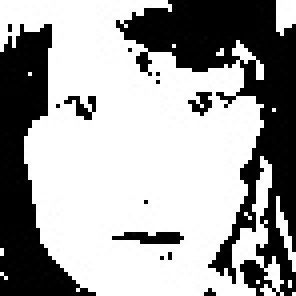
//> input picture C/OpenCV/2.jpg, 74 x 74 px, given in place of the camera (shown 4 times larger)
$ ./stereocamera_comp   (built with g++ and OpenCV 4)
//> lines starting //> are read from the running program, lines starting //| are printed output that depends on the picture; after the words box and inside, x2 and y2 are one past the last pixel; in counts of white or black regions, pixels touching at a corner belong together
### stereocamera/3colorDetect/Labeling.h
// [27 lines of licence text are left out]

#ifndef	__LABELING_H__
#define	__LABELING_H__

#include	<iostream>

#include	<algorithm>
#include	<list>
#include	<queue>

#define	CLEAR_DST_BUFFER		1
#define	CLEAR_ALL_DST_BUFFER	0
#define	CALC_CENTER_OF_GRAVITY	1

template<class SrcT, class DstT>
class Labeling {
public:

	// raster segment /////////////////////////////////////////////////////////

	class RasterSegment {
	private:
		int	left_x;
		int	right_x;
		int	y;
		SrcT	source_value;
	public:
		// [6 lines left out: function RasterSegment, not called in this run]

		~RasterSegment()
		{
		}

		// get

		// [49 lines left out: functions GetLeftX, GetRightX, GetY, GetSourceValue, LeftX, RightX and 2 more, not called in this run]

		friend	std::ostream&
		operator<<( std::ostream& s, RasterSegment& rs )
		{
			s << rs.LeftX() << " "
			  << rs.RightX() << " "
			  << rs.Y() << " "
			  << rs.SourceValue() << std::endl;

			return s;
		}
	};

	typedef	std::list<RasterSegment *>		RSPList;
	typedef	typename std::list<RasterSegment *>::iterator	RSPIterator;

	typedef	std::queue<RasterSegment *>	RSPQueue;

	// information about region ///////////////////////////////////////////////

	class	RegionInfo {

	private:
		int		num_of_pixels;
		float	center_x, center_y;
		int		size_x, size_y;
		int		min_x, min_y;
		int		max_x, max_y;
		SrcT	source_value;
		DstT	result;
		RSPList	raster_segment_list;
#if CALC_CENTER_OF_GRAVITY
		float	gravity_x, gravity_y;
#endif
	public:
		// constructor and destructor

		// [4 lines left out: function RegionInfo, not called in this run]

		~RegionInfo()
		{
			RSPIterator	rspi;
			for ( rspi = raster_segment_list.begin();
				  rspi != raster_segment_list.end(); rspi++ ) {
				RasterSegment	*rs = *rspi;
				delete rs;
			}
			raster_segment_list.erase( raster_segment_list.begin(),
									   raster_segment_list.end());
		}

		// a default copy constucter and an assignment operator
		// are suitable for this class.

		// declaration of functions

		// inline functions

		// set

		// [146 lines left out: functions SetNumOfPixels, SetCenter, SetSize, SetMin, SetMax, SetMinMax and 15 more, not called in this run]

		// operators

		friend	bool
		operator<( const RegionInfo& l, const RegionInfo& r )
		{
			bool	b = ( l.GetNumOfPixels() < r.GetNumOfPixels());
			return b;
		}

		friend	std::ostream&
		operator<<( std::ostream& s, RegionInfo& ri )
		{
			int	x, y;
			float	cx, cy;

			s << "num_of_pixels: " << ri.GetNumOfPixels() << std::endl;

			ri.GetCenter( cx, cy );
			s << "center: "        << cx << "," << cy << std::endl;

			ri.GetSize( x, y );
			s << "size:   "        << x << "," << y << std::endl;

			ri.GetMin( x, y );
			s << "min:    "        << x << "," << y << std::endl;

			ri.GetMax( x, y );
			s << "max:    "        << x << "," << y << std::endl;

#if CALC_CENTER_OF_GRAVITY
			ri.GetCenterOfGravity( cx, cy );
			s << "center_of_graivty: " << cx << "," << cy << std::endl;
#endif

			s << "source_value: "
			  << static_cast<int>( ri.GetSourceValue()) << std::endl
			  << "result: "
			  << static_cast<int>( ri.GetResult())      << std::endl;

			return s;
		}
	};

	typedef	std::list<RegionInfo *>		RIPList;
	typedef	typename std::list<RegionInfo *>::iterator	RIPIterator;

	typedef	std::vector<RegionInfo *>	RIPVector;

private:
	static	const	int	DEFAULT_REGION_SIZE_MIN = 10;

	SrcT	*src_frame;
	DstT	*dst_frame;
	int	width;
	int	height;
	int	total_num;

	RSPList	*raster_segment_list;
	int	num_of_raster_segments;

	RSPQueue	seed_queue;

	RIPList		region_info_list;
	int	num_of_regions;

	RIPVector	result_region_info;
	int	num_of_result_regions;

	// private functions

	// [168 lines left out: functions RegisterSegment, SearchNeighboringSegment, ConnectRasterSegment, RevCompRegionInfoPointer, FillFrame, not called in this run]

public:

	// [5 lines left out: function GetNumOfRegions, not called in this run]

	inline	int
	GetNumOfResultRegions( void )	const
	{
		return num_of_result_regions;
	}

	// [5 lines left out: function GetResultRegionInfo, not called in this run]

	Labeling()
	{
		raster_segment_list = 0;
		region_info_list.clear();
		result_region_info.clear();
	}

	virtual ~Labeling()
	{
		for ( RIPIterator ripi = region_info_list.begin();
			  ripi != region_info_list.end(); ripi++ ) {
			RegionInfo	*ri = *ripi;
			delete ri;
		}
		region_info_list.erase( region_info_list.begin(),
								region_info_list.end());
		result_region_info.clear();
	}

#define	CHECK_FOR_PHASE1	0
#define	CHECK_FOR_PHASE2	0

	int
	Exec( SrcT *target, DstT *result,
		  int target_width, int target_height,
		  const bool is_sort_region,
		  const int region_size_min )
	{
		src_frame = target;
		dst_frame = result;

		width     = target_width;
		height    = target_height;
		total_num = width * height;

		// phase pre1

		for ( RIPIterator ripi = region_info_list.begin();
			  ripi != region_info_list.end(); ripi++ ) {
			RegionInfo	*ri = *ripi;
			delete ri;
		}
		region_info_list.erase( region_info_list.begin(),
								region_info_list.end());
		result_region_info.clear();

		raster_segment_list = new RSPList[ height ];
		num_of_raster_segments = 0;

		// phase 1

		SrcT	*p = src_frame;

#if ( CLEAR_DST_BUFFER || CLEAR_ALL_DST_BUFFER )
		DstT	*q = dst_frame;
#endif
		if ( src_frame != reinterpret_cast<SrcT *>( dst_frame )) {
#if CLEAR_ALL_DST_BUFFER
			for ( int i = 0; i < width * height; i++ ) {
				*q++ = 0;
			}
#endif
			for ( int y = 0; y < height; y++ ) {
				int	lx = 0;
				int	current_src_value = 0;
				for ( int x = 0; x < width; x++ ) {
					if ( *p != current_src_value ) {
						if ( current_src_value != 0 ) {	// raster segment
							RegisterSegment( lx, x - 1, y, current_src_value );
						}
						current_src_value = *p;
						lx = x;
					}
#if ( CLEAR_DST_BUFFER && !CLEAR_ALL_DST_BUFFER )
					if ( *p == 0 ) {	// if src = 0
						*q = 0;			// clear destination buffer
					}
					q++;
#endif
					p++;
				}
				if ( current_src_value != 0 ) {
					RegisterSegment( lx, width - 1, y, current_src_value );
				}
			}
		} else {	// no need to clear dst_frame if src_frame = dst_frame
			for ( int y = 0; y < height; y++ ) {
				int	lx = 0;
				int	current_src_value = 0;
				for ( int x = 0; x < width; x++ ) {
					if ( *p != current_src_value ) {
						if ( current_src_value != 0 ) {	// raster segment
							RegisterSegment( lx, x - 1, y, current_src_value );
						}
						current_src_value = *p;
						lx = x;
					}
					p++;
				}
				if ( current_src_value != 0 ) {
					RegisterSegment( lx, width - 1, y, current_src_value );
				}
			}
		}

#if	CHECK_FOR_PHASE1
		for ( int y = 0; y < height; y++ ) {
			cout << y << ":" << raster_segment_list[ y ].size() << endl;
			RSPList	*rspl_p = &raster_segment_list[ y ];
			RSPIterator	i;
			for ( i = rspl_p->begin(); i != rspl_p->end(); i++ ) {
				RasterSegment	*rs = *i;
				cout << *rs;
			}
		}
		cout << "num_of_raster_segments: " << num_of_raster_segments << endl;
#endif

		// phase pre2

		region_info_list.clear();
		num_of_regions = 0;

		// phase 2: connect

		for ( int y = 0; y < height; y++ ) {
			RSPList	*rspl_p = &raster_segment_list[ y ];
			while ( rspl_p->size() > 0 ) {
				RSPIterator	rspi = rspl_p->begin();
				RasterSegment	*rs = *rspi;	// get 1 raster segment
				rspl_p->erase( rspi );			// remove from list

				RegionInfo	*rip = ConnectRasterSegment( rs,
														 num_of_regions + 1 );
				region_info_list.push_back( rip );
				num_of_regions++;
			}
		}

#if	CHECK_FOR_PHASE2
		for ( int y = 0; y < height; y++ ) {
			if ( !raster_segment_list[ y ].empty()) {
				cout << "mmmm" << y << endl;
			}
		}

		int	n_p = 0;
		for ( RIPIterator ripi = region_info_list.begin();
			  ripi != region_info_list.end(); ripi++ ) {
			RegionInfo	*ri = *ripi;
			n_p += ri->GetNumOfPixels();
			while ( ri->GetNumOfRasterSegments() > 0 ) {
				RasterSegment	*rs;
				ri->Pop( rs );
				cout << *rs;
			}
		}
		cout << "num_of_pixels: " << n_p << endl;
		cout << "num_of_regions: " << num_of_regions << endl;
#endif

		// phase 3
		// reorder by size

		result_region_info.resize( num_of_regions );
		int	n = 0;
		for ( RIPIterator ripi = region_info_list.begin();
			  ripi != region_info_list.end(); ripi++ ) {
			result_region_info[ n ] = *ripi;
			n++;
		}

		if ( is_sort_region ) {
			// sort result_region_info by size

			sort( result_region_info.begin(), result_region_info.end(),
				  RevCompRegionInfoPointer );
		}

		// renumber IDs of RegionInfo

		if ( is_sort_region && region_size_min > 0 ) {
			int	n = 0;
			while ( n < num_of_regions
					&& result_region_info[ n ]->GetNumOfPixels()
					>= region_size_min ) {
				result_region_info[ n ]->SetResult( n + 1 );
				n++;
			}
			num_of_result_regions = n;
			for ( int i = n; i < num_of_regions; i++ ) {
				result_region_info[ i ]->SetResult( 0 );
			}
		} else {
			for ( int i = 0; i < num_of_regions; i++ ) {
				result_region_info[ i ]->SetResult( i + 1 );
			}
			num_of_result_regions = num_of_regions;
		}

		// phase 4
		// put label number for pixels

		for ( int i = 0; i < num_of_regions; i++ ) {
			RegionInfo	*ri = result_region_info[ i ];
			FillFrame( ri, ri->GetResult());
		}

		// clear

		delete [] raster_segment_list;

		return 0;
	}
};

typedef Labeling<unsigned char,short> LabelingBS;
typedef Labeling<short,short> LabelingSS;
typedef Labeling<unsigned char,short>::RegionInfo RegionInfoBS;
typedef Labeling<short,short>::RegionInfo RegionInfoSS;

#endif	// __LABELING_H__

### stereocamera/multiprocessing/stereocamera.hpp

#ifndef __STEREOCAMERA_HPP__
#define __STEREOCAMERA_HPP__

#include <iostream>

#include "opencv2/opencv.hpp"
#include "opencv2/highgui/highgui.hpp"
#include "opencv2/objdetect/objdetect.hpp"
#include "opencv2/imgproc/imgproc.hpp"

// [5 lines of commented-out code are left out]

#include "./../test/Labeling.h"

#define SOURCE_IMAGE 1
#define BINARY_IMAGE 2
#define RESULT_IMAGE 3

using namespace std;

struct HSV_threshold{
    int H_max;
    int H_min;
    int S_max;
    int S_min;
    int V_max;
    int V_min;
};

// image process class
class ImageProcessing{
private:
    int kernel_size;
    cv::Mat org;
    cv::Mat binary_img;
    cv::Mat result;
    cv::Mat element;

    cv::Point center;

    LabelingBS label;

public:

    int H_max, H_min, S_max, S_min, V_max, V_min;
    ImageProcessing(const int _ksize, const bool _trackBar, const HSV_threshold _thr)
    : kernel_size(_ksize), H_max(_thr.H_max), H_min(_thr.H_min), S_max(_thr.S_max),
    S_min(_thr.S_min), V_max(_thr.V_max), V_min(_thr.V_min){

        if(_trackBar == true){
            cv::namedWindow("Threshold", 1);

            cv::createTrackbar("H_max", "Threshold", &H_max, 180);
            cv::createTrackbar("H_min", "Threshold", &H_min, 180);
            cv::createTrackbar("S_max", "Threshold", &S_max, 255);
            cv::createTrackbar("S_min", "Threshold", &S_min, 255);
            cv::createTrackbar("V_max", "Threshold", &V_max, 255);
            cv::createTrackbar("V_min", "Threshold", &V_min, 255);
        }
    }


    ~ImageProcessing(){
    }

    // いい感じの書き方が分からん
    // OpenCVのcodeを参考にして
    void mainProcess(const cv::Mat& _org_img){
        org = _org_img;

        colorExtruction(org, binary_img);
        cv::medianBlur(binary_img, result, kernel_size);
        // labeling
        // 今までのやつとOpenCV3ので比較する
        // 一応比較してる文献あるか調べる
        cv::Point point1, point2;
        labeling(binary_img, 1000, 20, center, point1, point2);

    }

    virtual void colorExtruction(cv::Mat& src, cv::Mat& dist){
        cv::cvtColor(src, dist, CV_BGR2HSV);

        cv::inRange(dist,
            cv::Scalar(H_min, S_min, V_min, 0),
            cv::Scalar(H_max, S_max, V_max, 0),
            dist);

    }

    void labeling(cv::Mat binImg, int thSize1, int thSize2,
        cv::Point &center, cv::Point &point1, cv::Point &point2){
        cv::Mat labelImage(binImg.size(),CV_16SC1);

        label.Exec(binImg.data, (short*)labelImage.data, binImg.cols, binImg.rows, false, thSize1);

        center.x = -1;
        center.y = -1;

        for (int i = 0; i < label.GetNumOfResultRegions(); ++i)
        {
            RegionInfoBS *regioninfo = label.GetResultRegionInfo(i);
            int x1, x2, y1, y2, w, h;
            regioninfo -> GetMin(x1, y1);
            regioninfo -> GetMax(x2, y2);
            w = x2 - x1;
            h = y2 - y1;
            float x, y;
            regioninfo -> GetCenter(x, y);
            int center_x = (int)x;
            int center_y = (int)y;

            if((w > thSize2) && (h > thSize2)){
                point1.x = x1;
                point1.y = y1;
                point2.x = x2;
                point2.y = y2;
                center.x = center_x;
                center.y = center_y;
                return;
            }
        }
    }

    // 返すのはポインタ？コピー？？
    // [11 lines left out: function getImg, not called in this run]
    cv::Point getCenter(){
        return center;
    }
    void setKsize(const int _ksize){
        kernel_size = _ksize;
    }
    int getKsize(){
        return kernel_size;
    }

};

// distance estimation for stereo image
class EstimatDist{
    private:
        cv::Point center_r, center_l, parallax;
        double dist_camera, dpi, dist, fl; // focal length

    public:

        EstimatDist(double _dist_camera, double _dpi, double _fl)
        : dist_camera(_dist_camera), dpi(_dpi), fl(_fl){
        }
        ~EstimatDist(){
        }

        double calcDist(cv::Point const &_center_r, cv::Point const &_center_l){
            parallax = _center_l - _center_r;

            dist = dist_camera * fl / (dpi * parallax.x);

            return dist;
        }

        cv::Point getParallax(){
            return parallax;
        }

        // まだ隠せると思う
        void setDPI(double _dpi){
            dpi = _dpi;
        }

};

#endif // __STEREOCAMERA_HPP__

### stereocamera/multiprocessing/stereocamera_comp.cpp
// opencv2 for multithread
//

#include <time.h>
#include <iostream>
#include <stdio.h>

#include "opencv2/opencv.hpp"
#include "opencv2/highgui/highgui.hpp"
#include "opencv2/objdetect/objdetect.hpp"
#include "opencv2/imgproc/imgproc.hpp"

#include "stereocamera.hpp"

#define RIGHT 1
#define LEFT  2

#define CAP_WIDTH  1280
#define CAP_HEIGHT  960

int init_stereocam(cv::VideoCapture right, cv::VideoCapture left);

class RedProcess : public ImageProcessing{
private:
    cv::Mat red_mask;

public:
    RedProcess(const int _ksize, const bool _trackBar, const HSV_threshold _thr)
    : ImageProcessing(_ksize ,_trackBar, _thr)
    {
    }
    void colorExtruction(cv::Mat& src, cv::Mat& dist){
        cv::cvtColor(src, red_mask, CV_BGR2HSV);

        cv::inRange(red_mask,
            cv::Scalar(H_min, S_min, V_min, 0),
            cv::Scalar(H_max, S_max, V_max, 0),
            dist);

        // for red
        cv::inRange(red_mask,
            cv::Scalar(174, S_min, V_min, 0),
            cv::Scalar(180, S_max, V_max, 0),
            red_mask);

        dist = dist + red_mask;

    }
};


int main(int argc, char **argv){

    const std::string RIGHT_WIN = "RightCapture";
    const std::string LEFT_WIN  = "LeftCapture";
    const int median_size = 7;

    long totaltime_ms = 0;
    const int samplingNum = 402;
    int count = 0;
    double totaltime = 0;
    double msec;
    long totaltime_ns = 0;

    double dpi = 3.6 / 640.0;

    HSV_threshold blue_hsv_thr, red_hsv_thr, yellow_hsv_thr;

    blue_hsv_thr.H_max = 143;
    blue_hsv_thr.H_min = 105;
    blue_hsv_thr.S_max = 255;
    blue_hsv_thr.S_min = 86;
    blue_hsv_thr.V_max = 220;
    blue_hsv_thr.V_min = 61;

    red_hsv_thr.H_max = 15;
    red_hsv_thr.H_min = 0;
    red_hsv_thr.S_max = 255;
    red_hsv_thr.S_min = 86;
    red_hsv_thr.V_max = 255;
    red_hsv_thr.V_min = 61;

    yellow_hsv_thr.H_max = 34;
    yellow_hsv_thr.H_min = 17;
    yellow_hsv_thr.S_max = 255;
    yellow_hsv_thr.S_min = 98;
    yellow_hsv_thr.V_max = 255;
    yellow_hsv_thr.V_min = 107;

    ImageProcessing blue_left(median_size, true, blue_hsv_thr);
    ImageProcessing blue_right(median_size, false, blue_hsv_thr);
    ImageProcessing yellow_left(median_size, false, yellow_hsv_thr);
    ImageProcessing yellow_right(median_size, false, yellow_hsv_thr);
    RedProcess red_left(median_size, false, red_hsv_thr);
    RedProcess red_right(median_size, false, red_hsv_thr);

    cout << "Opening camera..." << endl;
    cv::VideoCapture right_cap(RIGHT); // open the first camera
    cv::VideoCapture left_cap(LEFT); // open the first camera

    init_stereocam(right_cap, left_cap);

    size_t nFrames = 0;
    bool enableProcessing = false;
    int64 processingTime = 0;

    cv::Mat right_frame;
    cv::Mat left_frame;
    cv::Mat left_resize, right_resize;

    cv::Point red_center_r, red_center_l, blue_center_r, blue_center_l;
    cv::Point yellow_center_r, yellow_center_l;

    EstimatDist estimatdist(126.0, dpi, 4.0);

    int64 t0 = cv::getTickCount();
    int64 tp0 = cv::getTickCount();

    for(;;){
        struct timespec start_val;
        clock_gettime(CLOCK_MONOTONIC,&start_val);

        right_cap >> right_frame;
//> right_frame is the input picture: 74 rows x 74 cols, CV_8UC3; min 0, max 255, mean 163.1
        left_cap >> left_frame;

        cv::resize(right_frame, right_resize, cv::Size(), 0.5, 0.5);
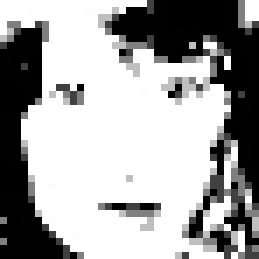
//> right_resize: 37 rows x 37 cols, CV_8UC3 (shown 7 times larger); min 0, max 255, mean 163.2
        cv::resize(left_frame, left_resize, cv::Size(), 0.5, 0.5);

        blue_right.mainProcess(right_resize);
//> in labeling, `center.x = -1;`: center = Point(-1, 0)
//> in labeling, `center.y = -1;`: center = Point(-1, -1)
//> in mainProcess, `labeling(binary_img, 1000, 20, center, point1, point2);`: point1 = Point(0, 0)
        blue_left.mainProcess(left_resize);
        yellow_right.mainProcess(right_resize);
        yellow_left.mainProcess(left_resize);
        red_right.mainProcess(right_resize);
        red_left.mainProcess(left_resize);
        //
        blue_center_r = blue_right.getCenter();
//> blue_center_r = Point(-1, -1)
        blue_center_l = blue_left.getCenter();
//> blue_center_l = Point(-1, -1)
        yellow_center_r = yellow_right.getCenter();
//> yellow_center_r = Point(-1, -1)
        yellow_center_l = yellow_left.getCenter();
//> yellow_center_l = Point(-1, -1)
        red_center_r = red_right.getCenter();
//> red_center_r = Point(-1, -1)
        red_center_l = red_left.getCenter();
//> red_center_l = Point(-1, -1)

        double red_dist = estimatdist.calcDist(red_center_r, red_center_l);
//> in calcDist, `parallax = _center_l - _center_r;`: parallax = Point(0, 0)
//> in calcDist, `dist = dist_camera * fl / (dpi * parallax.x);`: dist = inf
//> red_dist = inf
        double yellow_dist = estimatdist.calcDist(yellow_center_r, yellow_center_l);
//> yellow_dist = inf
        double blue_dist = estimatdist.calcDist(blue_center_r, blue_center_l);
//> blue_dist = inf

        // cv::imshow("median img", red_left.getImg(RESULT_IMAGE));
        // cv::imshow("binary img", red_left.getImg(BINARY_IMAGE));
        cv::circle(left_resize, yellow_center_l, 10, cv::Scalar(0, 255, 255), -1, 1, 0);
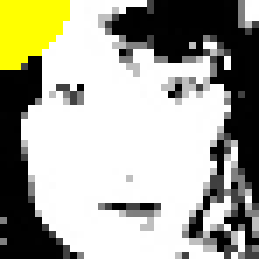
//> left_resize: 37 rows x 37 cols, CV_8UC3 (shown 7 times larger); mean B, G, R 154.7, 168.9, 168.9
        cv::circle(right_resize, yellow_center_r, 10, cv::Scalar(0, 255, 255), -1, 1, 0);
        cv::circle(left_resize, blue_center_l, 10, cv::Scalar(255, 0, 0), -1, 1, 0);
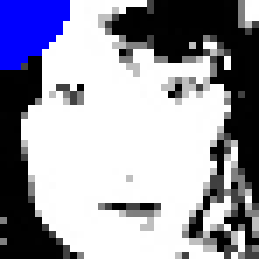
//> left_resize: 37 rows x 37 cols, CV_8UC3 (shown 7 times larger); 5.55% of pixels changed, all inside (x1, y1, x2, y2) = (0, 0, 10, 10)
        cv::circle(left_resize, red_center_l, 10, cv::Scalar(0, 0, 255), -1, 1, 0);
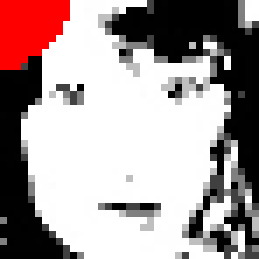
//> left_resize: 37 rows x 37 cols, CV_8UC3 (shown 7 times larger); 5.55% of pixels changed, all inside (x1, y1, x2, y2) = (0, 0, 10, 10)

        // cv::imshow("red median img", red_left.getImg(RESULT_IMAGE));
        // cv::imshow("blue median img", blue_right.getImg(RESULT_IMAGE));
        // cv::imshow("right result img", right_resize);
        cv::imshow("left result img", left_resize);

        int key = cv::waitKey(1); // too late!
//> the Esc key is pressed
        // [27 lines of commented-out code are left out]
        struct timespec end;
        clock_gettime(CLOCK_MONOTONIC,&end);
        long sec = end.tv_sec - start_val.tv_sec;
        long nsec = end.tv_nsec-start_val.tv_nsec;
        if(nsec < 0){
            sec--;
            nsec += 1000000000L;
        }
        msec = sec*1000+nsec/1000000;
        // printf("time = %f, nsec = %ld\n", msec, nsec);
        // cout << "time = " << msec << "ms, d.x = " << d.x << "pixel, " << "z = " << dis << "mm" << endl;
        if(count % 10 == 0){
            cout << "time = " << msec << "ms, "<< "red = " << red_dist << "mm, blue = "
            << blue_dist << "mm, yellow = "<< yellow_dist << "mm" << endl;
            //", yellow = " << yellow_dist << endl;
            // ", blue = " << blue_dist <<endl;

        }

        // [8 lines of commented-out code are left out]

        if(key == 27){
            break;
        }
        if(key == 32){
            enableProcessing = !enableProcessing;
            cout << "Enable frame processing ('space' key): " << enableProcessing << endl;
        }
        count++;
    }

    cv::destroyAllWindows();
    return 0;

}


int init_stereocam(cv::VideoCapture right, cv::VideoCapture left){
    if (!right.isOpened())
    {
        cerr << "ERROR: Can't initialize right camera capture" << endl;
        return 1;
    }
    // change cordec

    right.set(CV_CAP_PROP_FRAME_WIDTH, CAP_WIDTH);
    right.set(CV_CAP_PROP_FRAME_HEIGHT, CAP_HEIGHT);
    // right.set(CV_CAP_PROP_FOURCC, cv::VideoWriter::fourcc('M', 'J', 'P', 'G'));
    // right.set(CV_CAP_PROP_FPS, 30);

    if (!left.isOpened())
    {
        cerr << "ERROR: Can't initialize left camera capture" << endl;
        return 1;
    }

    left.set(CV_CAP_PROP_FRAME_WIDTH, CAP_WIDTH);
    left.set(CV_CAP_PROP_FRAME_HEIGHT, CAP_HEIGHT);
    // left.set(CV_CAP_PROP_FOURCC, cv::VideoWriter::fourcc('M', 'J', 'P', 'G'));
    // left.set(CV_CAP_PROP_FPS, 30);

    return 0;
}

$ run again, on C/OpenCV/3.jpg
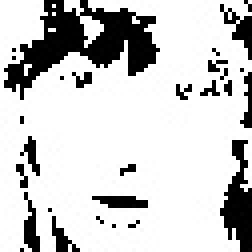
//> input picture C/OpenCV/3.jpg, 63 x 63 px, given in place of the camera (shown 4 times larger)
//> right_frame is the input picture: 63 rows x 63 cols, CV_8UC3; min 0, max 255, mean 203.8
//> `cv::resize(right_frame, right_resize, cv::Size(), 0.5, 0.5);`:
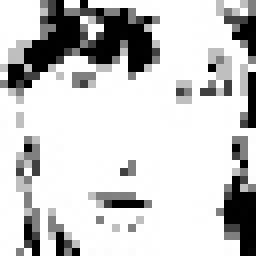
//> right_resize: 32 rows x 32 cols, CV_8UC3 (shown 8 times larger); min 0, max 255, mean 202.1
//> in labeling, `center.x = -1;`: center = Point(-1, 0)
//> in labeling, `center.y = -1;`: center = Point(-1, -1)
//> point1 = Point(0, 0)
//> blue_center_r = Point(-1, -1)
//> parallax = Point(0, 0)
//> in calcDist, `dist = dist_camera * fl / (dpi * parallax.x);`: dist = inf
//> `cv::circle(left_resize, red_center_l, 10, cv::Scalar(0, 0, 255), -1, 1..`:
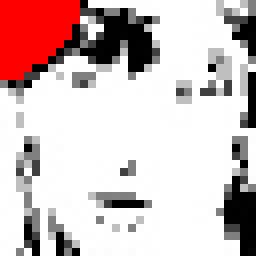
//> left_resize: 32 rows x 32 cols, CV_8UC3 (shown 8 times larger); mean B, G, R 191.5, 191.5, 210.4
